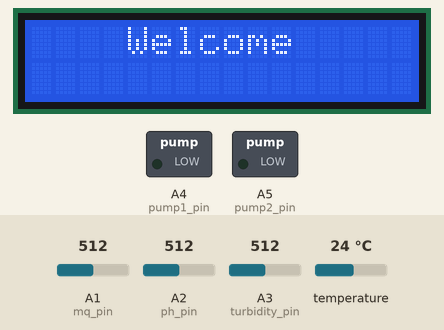
Simulated run of this sketch. Board: Arduino Uno, built with avr-gcc and run on an emulated ATmega328P. Parts: 16×2 character LCD, switched loads named in the sketch (green lamp = pin HIGH). The test bench sets the inputs (shaded band); at power-on: A1 (mq_pin) = 512, A2 (ph_pin) = 512, A3 (turbidity_pin) = 512, temperature 24 °C. The modem accepts every AT command (registered, SIM ready, sends succeed) and sends nothing else; what the sketch prints to the serial monitor is not drawn.

Above: at 22.5 s.
At 24.6 s:
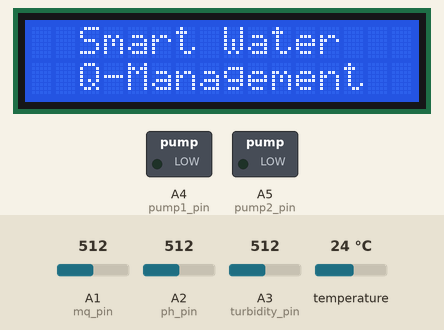
At 67.6 s:
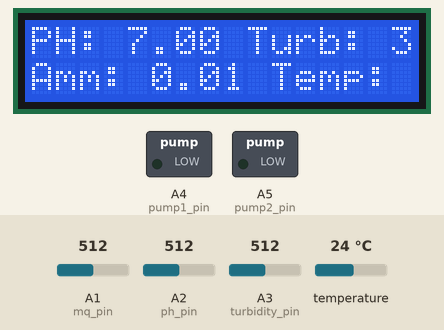
At 122.5 s:
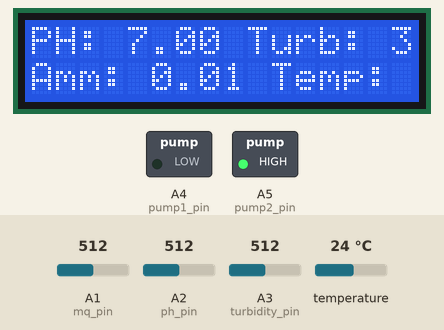
Timing chart, 0 to 124.0 s (numbered marks = the images above):
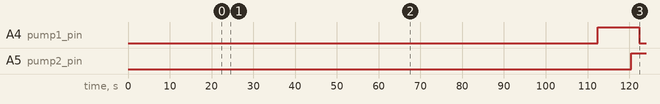

The sketch:

VTE3932.ino
```cpp
#include "Display.h"
#include "Operations.h"
#include <Arduino_JSON.h>

JSONVar json_object;

// Decralation of usefull variables
String payload = "";
String device_no = "1";
String phone = "+255673131807";
unsigned long initial_time = 0;
const int send_interval_time = 5000;
float ph_value, turbidity_value, ammonia_value, temperature_value;


float normal_ph=7, normal_ammonia=10, normal_turbidity=20;
float max_allowed_ph_error = 2, max_allowed_ammonia_error = 5, max_allowed_turbidity_error = 7;

void setup() {
  Serial.begin(9600);
  initialize();
  lcd.begin(16, 2);

  lcdPrint("Welcome", ""); delay(1000);
  lcdPrint("Smart Water", "Q-Management"); delay(1000);
}

void loop() {
  ph_value = getPHValue();
  turbidity_value = getTurbidityValue();
  ammonia_value = getAmmoniaConcetration();
  temperature_value = getTemperature();

  // Default lcd screen
  lcdPrint("PH: " + String(ph_value) + " Turb: " + String(turbidity_value),
           "Amm: " + String(ammonia_value) + " Temp: " + String(temperature_value));

  if(millis() - initial_time > send_interval_time){
    json_object["device_no"] = device_no;
    json_object["ph"] = ph_value;
    json_object["turbidity"] = turbidity_value;
    json_object["ammonia"] = ammonia_value;
    json_object["temperature"] = temperature_value;

    payload = JSON.stringify(json_object);
    postRequest(payload);

    initial_time = millis();
  }

  if(abs(normal_ph - ph_value) > max_allowed_ph_error ||
     abs(normal_ammonia - ammonia_value) > max_allowed_ammonia_error ||
     abs(normal_turbidity - turbidity_value) > max_allowed_turbidity_error){

      String message = "Water changed when measurement was as follows \nData: " + payload;
      changeWater();
      sendSMS(phone, message);
    }
}
```

Communication.h
```cpp
#include <SoftwareSerial.h>
#define gsm_Rx 6
#define gsm_Tx 7

SoftwareSerial serialGSM(gsm_Rx, gsm_Tx);
String host = "http://64.23.247.79";


// Method for gsm command
void commandGSM(String command) {
  serialGSM.println(command);
  delay(2e3);
  while (serialGSM.available()) {
    Serial.write(serialGSM.read());
    delay(50);
  }
}

void initializeGSM(){
  commandGSM("AT");
  commandGSM("AT+CMGF=1");
  commandGSM("AT+CNMI=2,2,0,0,0");
}

// Methode to Connect GPRS connection
void connectGPRS(){
  commandGSM("AT+SAPBR=3,1,\"CONTYPE\",\"GPRS\"");
  commandGSM("AT+SAPBR=3,1,\"APN\",\"internet\"");
  commandGSM("AT+SAPBR=1,1");
  commandGSM("AT+SAPBR=2,1");
}


void sendSMS(String phone, String message) {
  commandGSM("AT+CMGS=\"" + phone + "\"");
  commandGSM(message); delay(3e3);
  serialGSM.println(char(26));
  while (serialGSM.available()) {
    Serial.write(serialGSM.read());
    delay(50);
  }
}

// Methode to get response from the Server
void getResponse(String res_command){
  String payload;
  if(serialGSM.available()) payload = serialGSM.readString();
  payload.trim();
}

// Methode to send HTTP request
void postRequest(String json_data){
  commandGSM("AT+HTTPINIT");
  commandGSM("AT+HTTPPARA=\"CID\",1");
  commandGSM("AT+HTTPPARA=\"URL\",\"" + host + "\"");
  commandGSM("AT+HTTPPARA=\"CONTENT\",\"application/json\"");
  commandGSM("AT+HTTPDATA=" + String(json_data.length()) + ",100000");
  commandGSM(json_data);
  commandGSM("AT+HTTPACTION=1"); delay(20e3);
  commandGSM("AT+HTTPREAD"); delay(2e3);
  getResponse("+HTTPREAD:");
  commandGSM("AT+HTTPTERM");
}
```

Display.h
```cpp
#include <LiquidCrystal.h>
LiquidCrystal lcd(13, 12, 11, 10, 9, 6);

// Methode to Cut String
String cutString(String str, int col) {
  return str.substring(0, col);
}

// Function to simplify the printing on LCD
void lcdPrint(String str0, String str1) {
  lcd.clear();
  const int columns = 16;
  if (str0.length() > columns) str0 = cutString(str0, columns);
  if (str1.length() > columns) str1 = cutString(str1, columns);

  int pre_space0 = int((columns - str0.length()) / 2),
      pre_space1 = int((columns - str1.length()) / 2);

  lcd.setCursor(pre_space0, 0);
  lcd.print(str0);
  lcd.setCursor(pre_space1, 1);
  lcd.print(str1);
  delay(1e3);
}
```

Measurements.h
```cpp
#include <OneWire.h>
#include <DallasTemperature.h>
#define onewire_bus A0

OneWire onewire(onewire_bus);
DallasTemperature tempSensor(&onewire);

// Definition of pin connection
const uint8_t mq_pin=A1, ph_pin=A2, turbidity_pin=A3;


// Decralation of usefull variables and constants
float Ro = 10.0; // Initial value for Ro, needs calibration
float RL_VALUE = 5.0;    // Load resistance in kilo ohms
float RO_CLEAN_AIR_FACTOR = 1.0; // RO value in clean air
const uint8_t pH_samples = 10;
const float normal_ntu = 3000.0;


// Methode to calbirate ammonia sensor (MQ137)
float calibrateSensor(int pin) {
  int i;
  float val = 0;

  for (i = 0; i < 50; i++) {
    val += analogRead(pin);
    delay(100);
  }
  val = val / 50; // Calculate the average value

  val = RL_VALUE * (1023 - val) / val;
  val = val / RO_CLEAN_AIR_FACTOR;

  return val; // Return the calibrated Ro value
}

// Method to initialize the proecess
void initializeMeasurement(){
  tempSensor.begin();
  Ro = calibrateSensor(mq_pin);
}


// Method to measures the parameters
float getTemperature(){
  tempSensor.requestTemperatures();
  return tempSensor.getTempCByIndex(0);
}

float getPHValue(){
  int measurings=0;
  for (int i = 0; i < pH_samples; i++){
    measurings += analogRead(ph_pin);
    delay(10);
  }

  float voltage = 5/1024.0 * measurings/pH_samples;
  return 7 + ((2.5 - voltage) / 0.18);
}

float roundToDecimalPoint(float in_value, int decimal_place ){
  float multiplier = powf( 10.0f, decimal_place );
  in_value = roundf( in_value * multiplier ) / multiplier;
  return in_value;
}

float getTurbidityValue(){
  float volt = 0.0, ntu = 0.0;
  for(int i=0; i<800; i++){
    volt += ((float)analogRead(turbidity_pin)/1023)*5;
    delay(50);
  }

  volt = volt/800;
  volt = roundToDecimalPoint(volt, 2);

  if(volt < 2.5) ntu = normal_ntu;
  else ntu = -1120.4*square(volt)+5742.3*volt-4353.8;

  return ntu;
}

float getAmmoniaConcetration(){
  float ratio = analogRead(mq_pin) / Ro;
  return pow(10, (log10(ratio) - 0.88) / -0.58); // Calculation of ammoniaPPM
}
```

Operations.h
```cpp
#include "Arduino.h"
#include "Measurements.h"
#include "Communication.h"

// Definition of pin connections
const uint8_t  pump1_pin=A4, pump2_pin=A5;

// Decrlation of usefull variable
int time_to_fullfill = 10000; // Time in milliseconds


// Method to initialize the operations
void initialize(){
  pinMode(pump1_pin, OUTPUT);
  pinMode(pump2_pin, OUTPUT);

  initializeMeasurement();
  initializeGSM();
  connectGPRS();
}


// Method to change water
void changeWater(){
  digitalWrite(pump1_pin, HIGH);
  delay(0.8 * time_to_fullfill);
  digitalWrite(pump2_pin, HIGH);
  delay(0.2 * time_to_fullfill);
  digitalWrite(pump1_pin, LOW);
  delay(0.8 * time_to_fullfill);
  digitalWrite(pump2_pin, LOW);
}
```

Measured:
- by itself, A4 (pump1_pin): LOW → HIGH at 112 s, → LOW 10.0 s later
- by itself, A5 (pump2_pin): LOW → HIGH at 120 s
- what the display in image 0 shows lasts 2.0 s, from 22.5 s to 24.5 s
- what the display in image 1 shows lasts 43.0 s, from 24.5 s to 67.5 s
